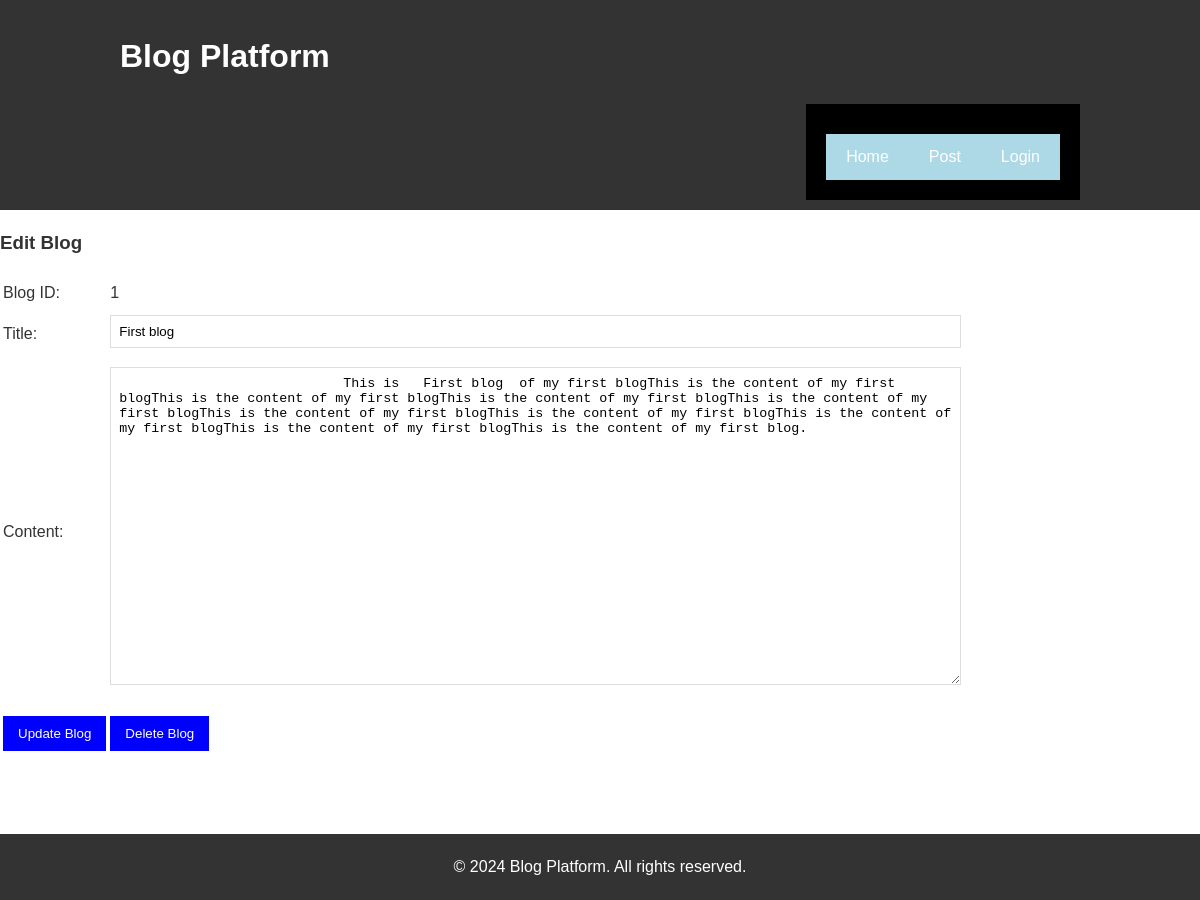
/edit_blog.php?blogID=1, run on an earlier commit of the app's database.
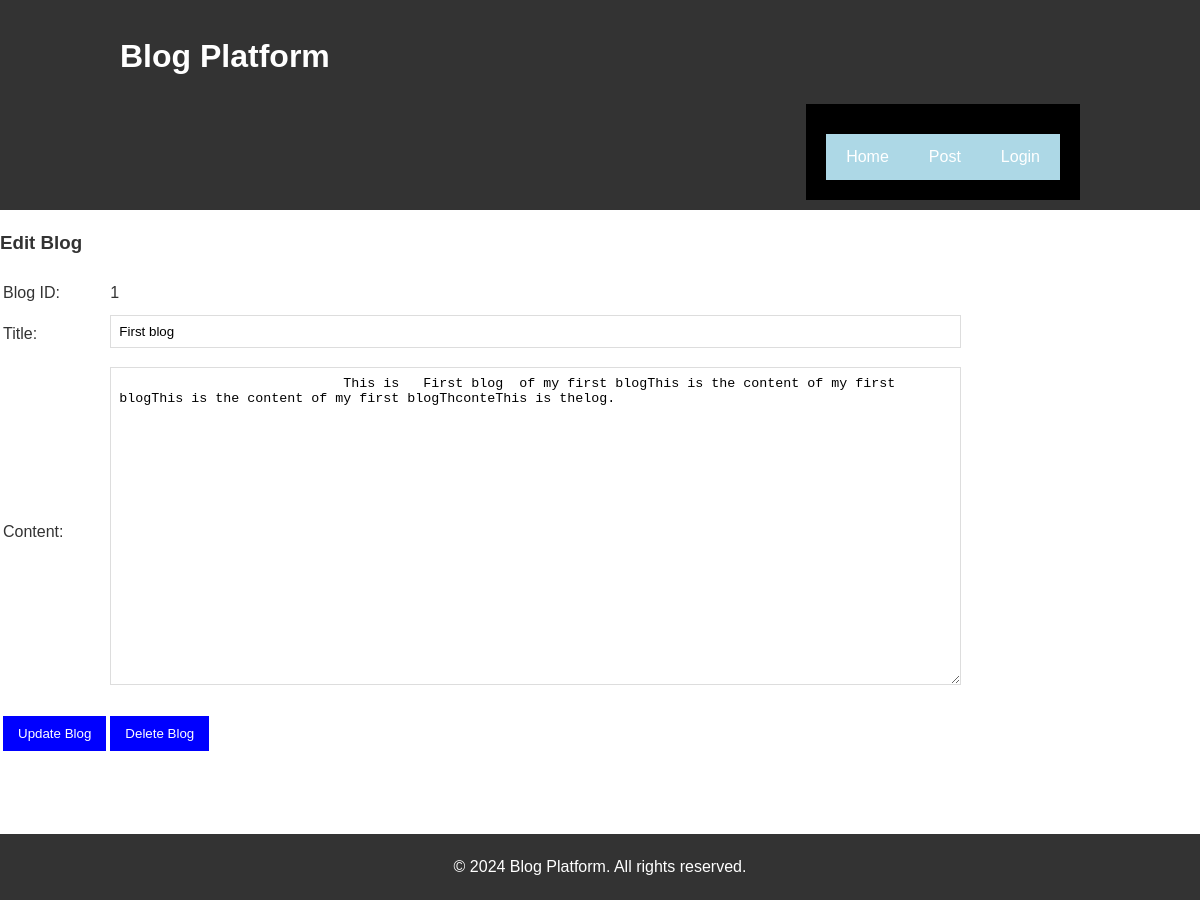
And on a later commit of the database.
### tables this page shows
CREATE TABLE Blogs (
                       blogID INT AUTO_INCREMENT PRIMARY KEY,
                       userID INT,
                       title VARCHAR(255) ,
                       content TEXT ,
                       imageUrl VARCHAR(255) ,
                       createdTime DATETIME DEFAULT CURRENT_TIMESTAMP,
                       updatedTime DATETIME ON UPDATE CURRENT_TIMESTAMP
);

### dao/abstractDAO.php (called while the page is built, shortened)
<?php
class abstractDAO {
    protected static $DB_HOST = "127.0.0.1";
    protected static $DB_USERNAME = "cst8285";
    protected static $DB_PASSWORD = "password";
    protected static $DB_DATABASE = "cst8285";
    function __construct() {
        try{
            $this->mysqli = new mysqli(self::$DB_HOST, self::$DB_USERNAME,
                self::$DB_PASSWORD, self::$DB_DATABASE,3308);
        }catch(mysqli_sql_exception $e){
            throw $e;
        }
    }
}
?>

### dao/blogDAO.php (called while the page is built, shortened)
<?php
require_once('abstractDAO.php');
require_once('./model/blog.php');
class blogDAO extends abstractDAO{
    public function getBlogById($blogID){
        $query = 'SELECT b.blogID, b.title, b.content, b.imageUrl, b.createdTime, b.updatedTime FROM Blogs b WHERE blogID = ?';
        $stmt = $this->mysqli->prepare($query);
        $stmt->bind_param('i', $blogID);
        $stmt->execute();
        $result = $stmt->get_result();
        if($result->num_rows == 1){
            $temp = $result->fetch_assoc();
            $bl = new Blog($temp['blogID'], $temp['title'], $temp['content'], $temp['imageUrl'], $temp['createdTime'], $temp['updatedTime']);
            return $bl;
        }
        return false;
    }
}

### model/blog.php (called while the page is built, shortened)
<?php
class blog
{
    private $blogID;
    private $title;
    private $content;
    public function __construct($blogID, $title, $content, $imageUrl, $createdTime, $updatedTime)
    {
        if ($blogID !== null) {
            $this->blogID = $blogID;
        }
        $this->title = $title;
        $this->content = $content;
    }
    public function getBlogID()
    {
        return $this->blogID;
    }
    public function getTitle()
    {
        return $this->title;
    }
    public function getContent()
    {
        return $this->content;
    }
}
?>

### edit_blog.php (the view, shortened to what this page needs)
<?php
require_once('./dao/blogDAO.php');
if(!isset($_GET['blogID']) || !is_numeric($_GET['blogID'])){
    header("Location: index.php");
    exit;
} else{
    $blogDAO = new blogDAO();
    $blg = $blogDAO->getBlogById($_GET['blogID']);
    if($blg){
        ?>
        <!DOCTYPE html>
        <html>
        <head>
            <link rel="stylesheet" href="styles/index.css">
        </head>
        <body>
        <?php
        include "header.php"
        ?>
        <h3>Edit Blog</h3>
        <form name="editBlog" method="post" action="process_blog.php?action=edit">
            <table>
                <tr>
                    <td>Blog ID:</td>
                    <td><input type="hidden" name="blogID" id="blogID"
                               value="<?php echo $blg->getBlogID();?>"><?php echo $blg->getBlogID();?></td>
                </tr>
                <tr>
                    <td>Title:</td>
                    <td><input type="text" name="title" id="title"
                               value="<?php echo $blg->getTitle();?>"></td>
                </tr>
                <tr>
                    <td>Content:</td>
                    <td>
                        <textarea id="content" name="content" rows="20" cols="100">
                            <?php echo $blg->getContent();?>
                         </textarea>
                    </td>
                </tr>
                <tr>
                    <td><input type="submit" class="form__btn" name="btnSubmit" id="btnSubmit" value="Update Blog"></td>
                    <td><input type="submit" class="form__btn" name="btnSubmit" id="btnSubmit" onclick="delBlog(document.getElementById('blogID').value)"
                               value="Delete Blog"></td>
                </tr>
            </table>
        </form>
        <?php
        include "footer.php"
        ?>
        </body>
        </html>
    <?php } else{
        header("Location: index.php");
        exit;
    }
} ?>

What changed in the data, as far as the page shows it:
changed blogs "First blog": content "…content of my first blogThis is the content of my first blogThis is the content of my first blogThis is the content of my first blogThis is the content of my first blogThis is the content of my first blogThis is the content of my first blogThis is the content of my first blog." → "This is First blog of my first blogThis is the content of my first blogThis is the content of my first blogThconteThis is thelog."
